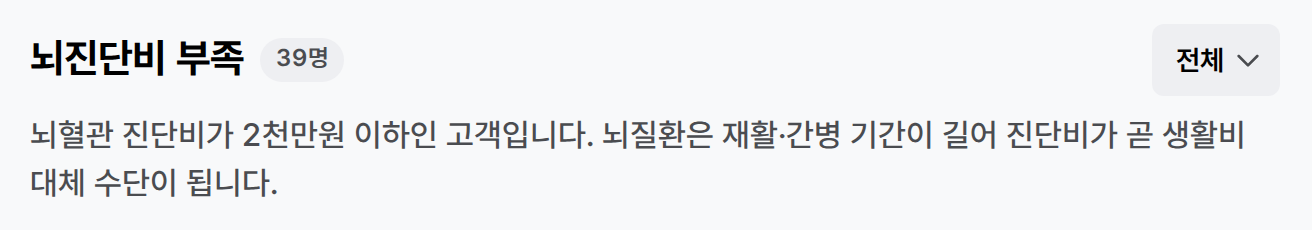
#> input picture guidebook_v4/captures/find010/11_group_brain_header.png, 1312 x 230 px, given in place of custom_q_crop.png, which was not available
$ python crops_C.py
#> lines starting #> are read from the running program, lines starting #| are printed output that depends on the picture; after the words box and inside, x2 and y2 are one past the last pixel; in counts of white or black regions, pixels touching at a corner belong together; pictures that were not available may be replaced by others from this repository, and a replacement may not be noted
# 그룹 C 자르기 기록 — python3 crops_C.py 로 다시 만들 수 있어요. (기존 파일은 덮어쓰지 않음, fix_c_* 만 만듦)
from PIL import Image, ImageDraw
F = '/tmp/claude-0/-home-user-MeAI/f5d765e8-a442-5f2c-87c4-ad64e47ba212/scratchpad/final'
H = F + '/hero'

def save(im, name):
    im.save(f'{H}/{name}.png'); print(name, im.size)

# [38] 추천 질문 → 대화 : 여백을 덜어 세로로 꽉 차게 (custom_q_crop = CSS x420~1440, dsf 2)
#   CSS x 445~1428, y 0~843 (아래 면책 문구 줄 제외) → 픽셀 ((445-420)*2, 0, (1428-420)*2, 843*2)
im = Image.open(f'{H}/custom_q_crop.png').convert('RGB')
#> im is the input picture: PIL image 1312x230 RGB; mean R, G, B 237.9, 238.9, 240.1
save(im.crop((50, 0, 2016, 1686)), 'fix_c_custom_q')
#| fix_c_custom_q (1966, 1686)

# [40] [전체] 드롭다운만 : 왼쪽 '으로 설' 조각(x<66), 아래 'D-30' 칩(y>=368) 잘라냄
im = Image.open(f'{F}/find010/55_filter_dropdown_open.png').convert('RGB')
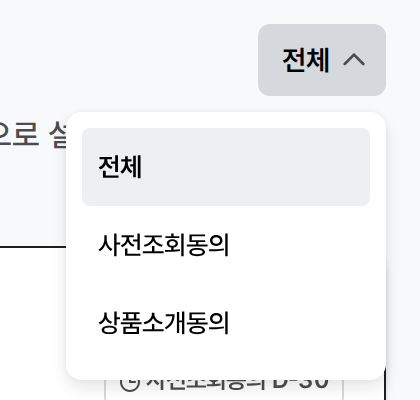
#> input picture guidebook_v4/captures/find010/55_filter_dropdown_open.png, 420 x 400 px, found by its file name
#> im is the input picture: PIL image 420x400 RGB; mean R, G, B 241.9, 242.5, 243.5
save(im.crop((66, 8, 394, 367)), 'fix_c_filter_dropdown')
#| fix_c_filter_dropdown (328, 359)

# [40] 검색창 + 추천 속성만 : 왼쪽 검은 글자 조각(x<12)·아래 글자 조각(y>=281) 잘라내고 왼쪽 흰 여백 8px
im = Image.open(f'{H}/search_attr_crop.png').convert('RGB')
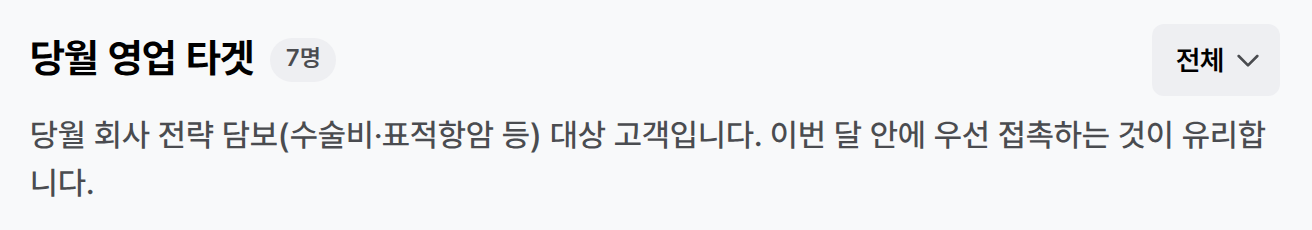
#> input picture guidebook_v4/captures/find010/17_group_monthly_target_header.png, 1312 x 230 px, given in place of search_attr_crop.png, which was not available
#> im is the input picture: PIL image 1312x230 RGB; mean R, G, B 238.4, 239.4, 240.6
c = im.crop((12, 12, 1194, 281))
out = Image.new('RGB', (c.width + 8, c.height), (255, 255, 255)); out.paste(c, (8, 0))
#> after `out = Image.new('RGB', (c.width + 8, c.height), (255, 255, 255))`: out: PIL image 1190x269 RGB; every value is 255
save(out, 'fix_c_search_attr')
#| fix_c_search_attr (1190, 269)

# [43] 게시판 윗줄(v2_board_topbar_z, 1440x64 CSS, dsf 3) : 왼쪽 [MeAI 홈]·게시판 / 오른쪽 [글씨 확대]
im = Image.open(f'{H}/v2_board_topbar_z.png').convert('RGB')
save(im.crop((16*3, 8*3, 445*3, 58*3)), 'fix_c_board_top_left')
#> call 4 of save, with name = 'fix_c_board_top_left'
#> in save (call 4), `im.save(f'{H}/{name}.png')`:
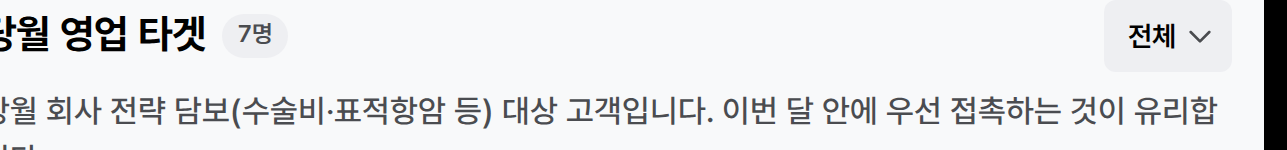
#> saved as fix_c_board_top_left.png: PIL image 1287x150 RGB; mean R, G, B 229.4, 230.4, 231.6
#| fix_c_board_top_left (1287, 150)
save(im.crop((1292*3, 8*3, 1428*3, 58*3)), 'fix_c_board_top_right')
#| fix_c_board_top_right (408, 150)

# [45] 대문 [고객 동의] 팝업만 : 팝업 경계 x48~1007, y48~531 (모서리 반지름 약 32px) 밖은 흰색으로
im = Image.open(f'{F}/gate010/12_consent_modal.png').convert('RGB')
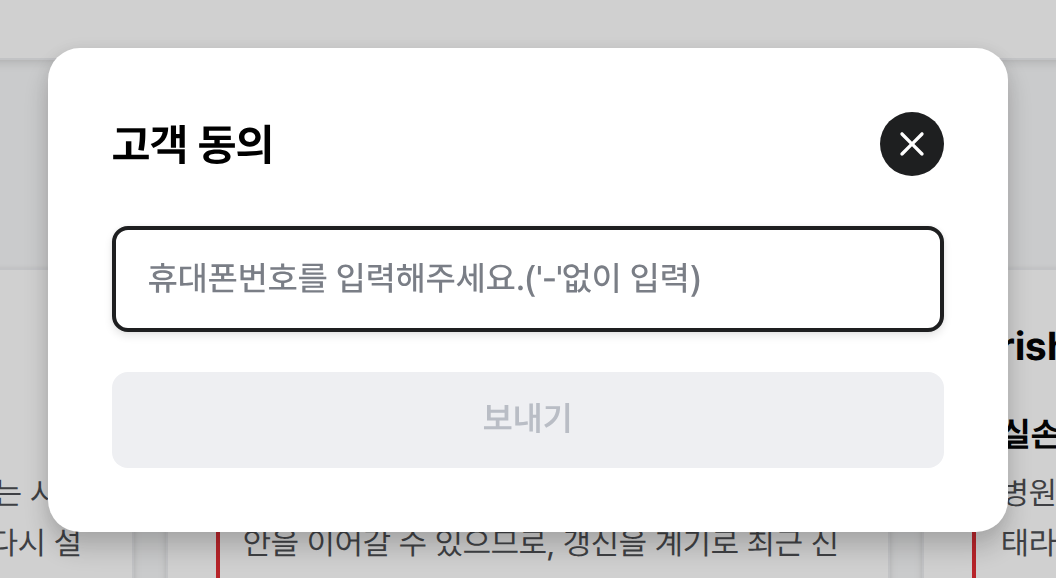
#> input picture guidebook_v4/captures/gate010/12_consent_modal.png, 1056 x 578 px, found by its file name
#> im is the input picture: PIL image 1056x578 RGB; mean R, G, B 232.2, 232.3, 232.9
c = im.crop((48, 48, 1008, 532))
#> c: PIL image 960x484 RGB
mask = Image.new('L', c.size, 0); ImageDraw.Draw(mask).rounded_rectangle([0, 0, c.width-1, c.height-1], radius=32, fill=255)
#> after `mask = Image.new('L', c.size, 0)`: mask: PIL image 960x484 L; every value is 0
#> after `ImageDraw.Draw(mask).rounded_rectangle([0, 0, c.width - 1, c.height - `:
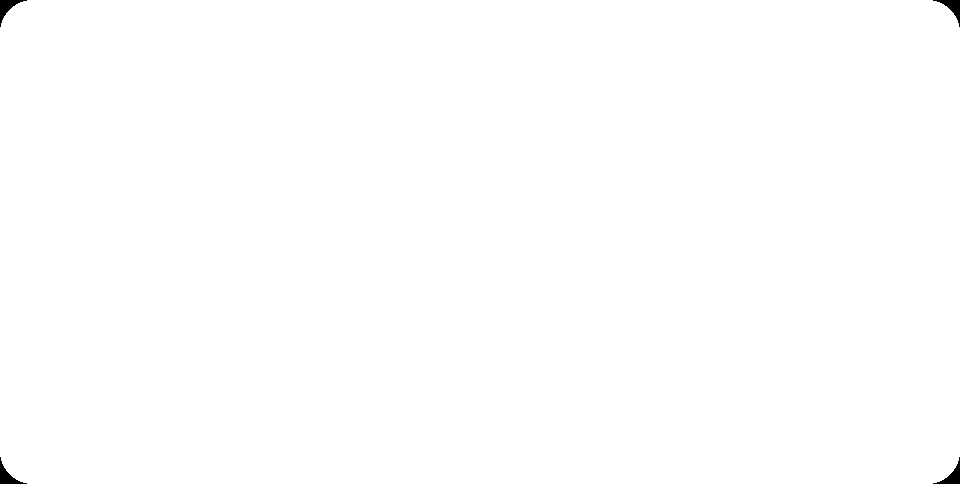
#> mask: PIL image 960x484 L; 99.8% white; 4 black regions, box (x1, y1, x2, y2) and area: (0, 0, 27, 27) 230, (933, 0, 960, 27) 230, (0, 457, 27, 484) 230, (933, 457, 960, 484) 230
out = Image.new('RGB', c.size, (255, 255, 255)); out.paste(c, (0, 0), mask)
#> after `out = Image.new('RGB', c.size, (255, 255, 255))`: out: PIL image 960x484 RGB; every value is 255
save(out, 'fix_c_consent_modal')
#| fix_c_consent_modal (960, 484)

# [45] 고객찾기 [사전조회동의 요청하기] 버튼 + 아래 안내 두 줄 (32_right_panel_kimminsu 에서)
im = Image.open(f'{F}/find010/32_right_panel_kimminsu.png').convert('RGB')
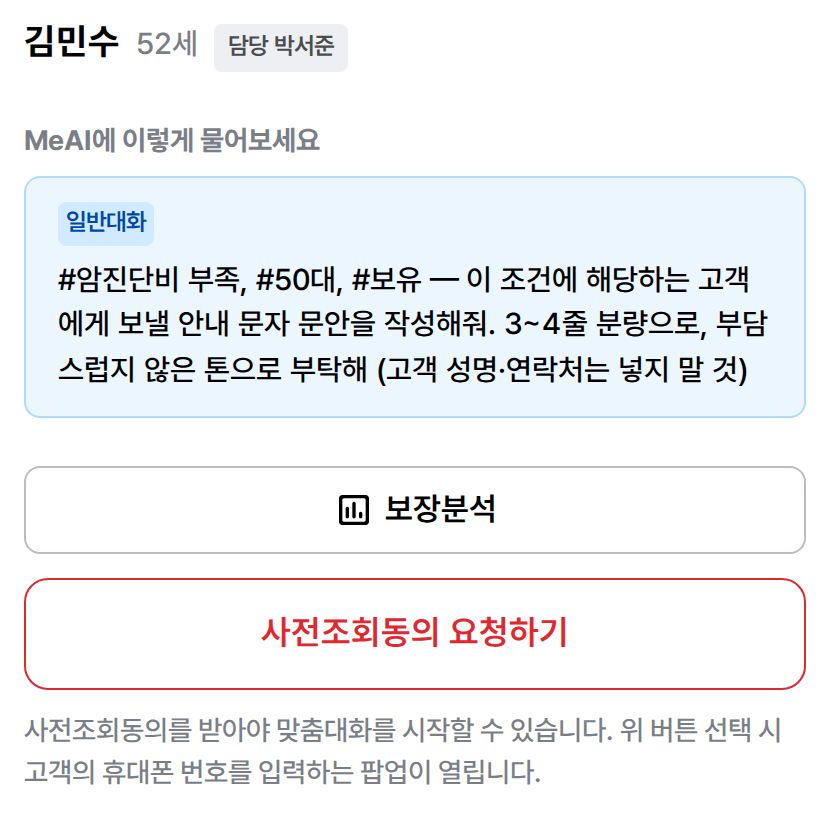
#> input picture guidebook_v4/captures/find010/32_right_panel_kimminsu.png, 830 x 832 px, found by its file name
#> im is the input picture: PIL image 830x832 RGB; mean R, G, B 239.3, 240.5, 243.3
save(im.crop((4, 560, 826, 818)), 'fix_c_consent_request_btn')
#> in save (call 7), `im.save(f'{H}/{name}.png')`:
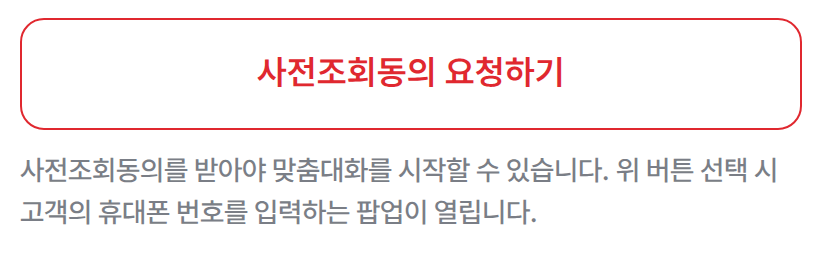
#> saved as fix_c_consent_request_btn.png: PIL image 822x258 RGB; mean R, G, B 248, 242.5, 243
#| fix_c_consent_request_btn (822, 258)
